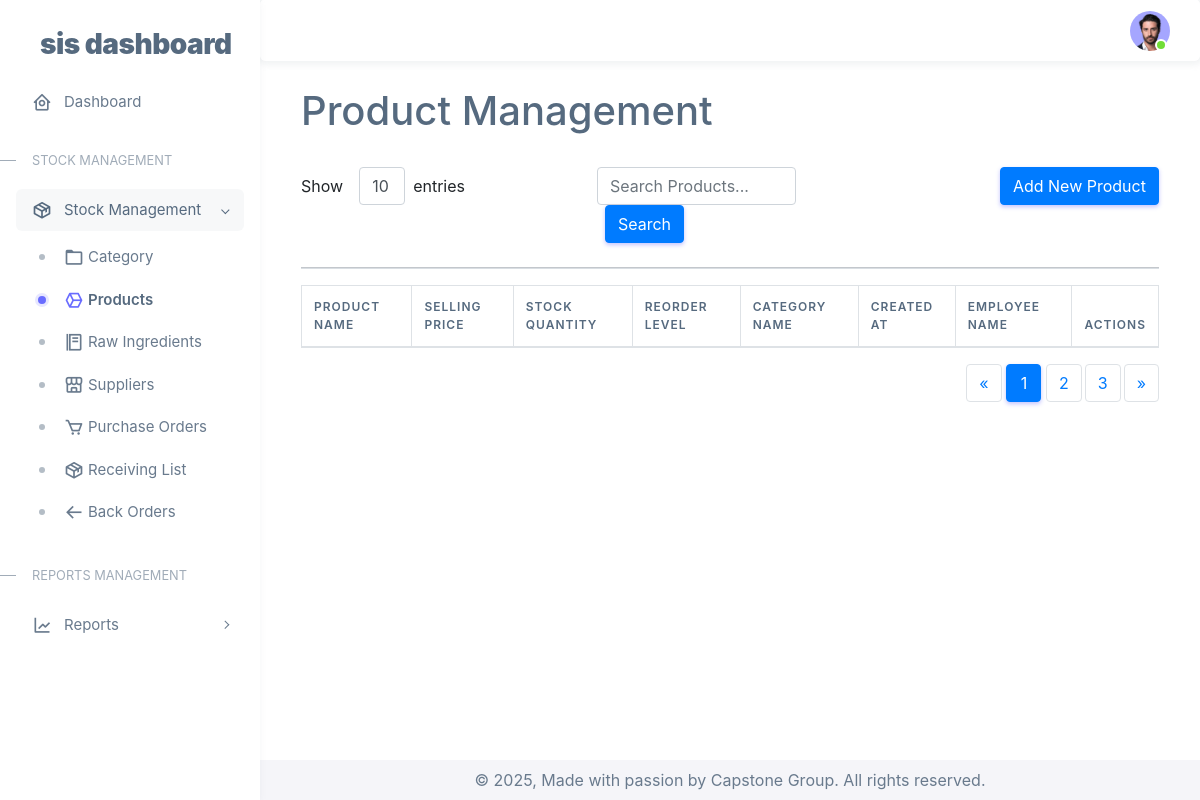
/stockclerk/index_admin.php?page=products, run on an earlier commit of the app's database.
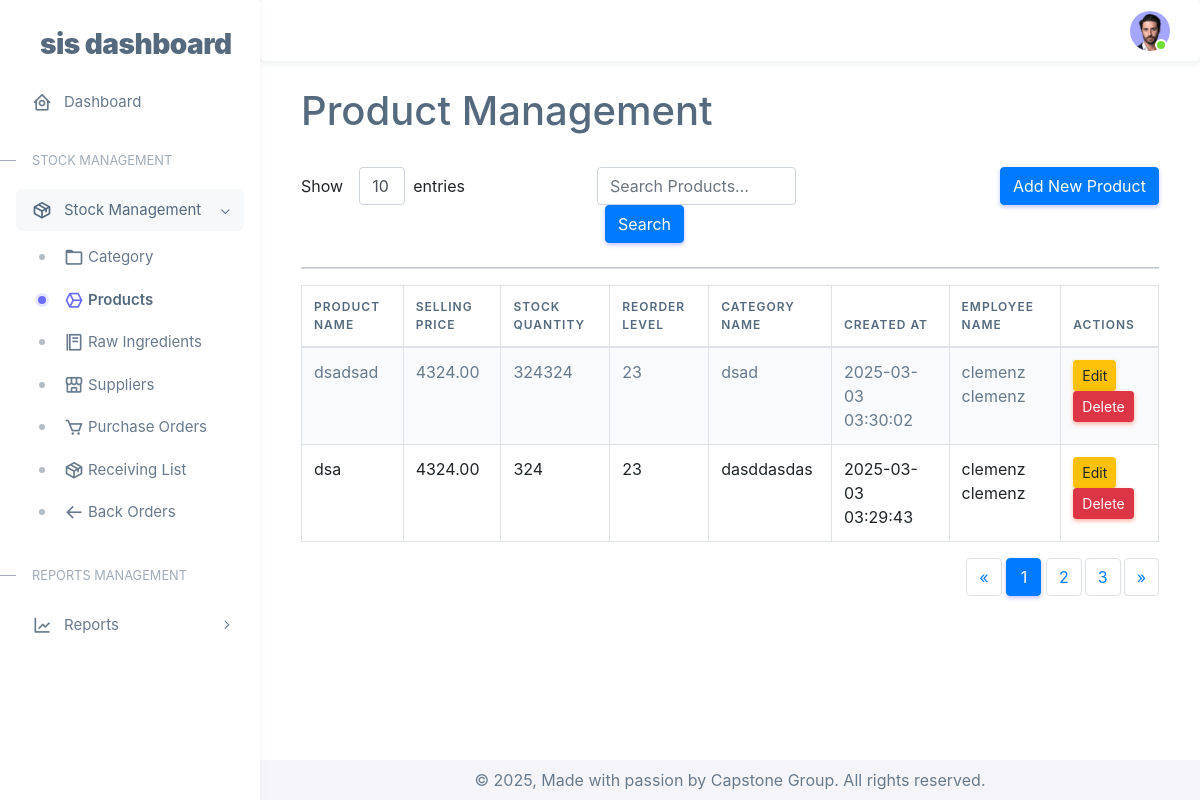
And on a later commit of the database.
### tables this page shows
CREATE TABLE `tbl_products` (
  `product_id` int(11) NOT NULL,
  `product_name` varchar(255) NOT NULL,
  `product_selling_price` decimal(10,2) DEFAULT NULL,
  `product_stock_quantity` int(11) DEFAULT 0,
  `product_reorder_level` int(11) DEFAULT 0,
  `category_id` int(11) DEFAULT NULL,
  `product_created_at` timestamp NOT NULL DEFAULT current_timestamp(),
  `employee_id` int(11) DEFAULT NULL
);

CREATE TABLE `tbl_categories` (
  `category_id` int(11) NOT NULL,
  `category_name` varchar(255) NOT NULL,
  `category_description` text DEFAULT NULL,
  `created_at` timestamp NOT NULL DEFAULT current_timestamp(),
  `updated_at` timestamp NOT NULL DEFAULT current_timestamp() ON UPDATE current_timestamp()
);

### stockclerk/pages/functions/product-functions.php (called while the page is built, shortened)
<?php
include('connection.php');
$query = "SELECT p.product_id, p.product_name, p.product_selling_price, p.product_stock_quantity, p.product_reorder_level,
                 c.category_name, p.product_created_at,
                 CONCAT(e.first_name, ' ', e.last_name) AS employee_name
          FROM tbl_products p
          LEFT JOIN tbl_categories c ON p.category_id = c.category_id
          LEFT JOIN tbl_employee e ON p.employee_id = e.employee_id
          ORDER BY p.product_created_at DESC";
$result = mysqli_query($conn, $query);
?>

### stockclerk/pages/product.php (the view, shortened to what this page needs)
<?php include 'functions/product-functions.php'; ?>
<link href="https://stackpath.bootstrapcdn.com/bootstrap/4.5.2/css/bootstrap.min.css" rel="stylesheet">
<div class="container my-7" style="max-width: 100%; width: 120%;">
    <h1 class="text-left">Product Management</h1>
    <br>
    <div class="row mb-4">
        <div class="col-md-4">
            <form method="GET" action="index_admin.php?page=product">
                <div class="form-inline w-100">
                    <label for="limit" class="mr-2">Show</label>
                    <select name="limit" class="form-control ml-2">
                        <option value="10">10</option>
                    </select>
                    <label for="limit" class="ml-2">entries</label>
                </div>
            </form>
        </div>
        <div class="col-md-4">
            <form method="GET" action="index_admin.php?page=product">
                <div class="form-inline w-100">
                    <input type="text" name="search" class="form-control w-75" placeholder="Search Products...">
                    <button type="submit" class="btn btn-primary ml-2">Search</button>
                </div>
            </form>
        </div>
        <div class="col-md-4 text-right">
            <button class="btn btn-primary" data-toggle="modal" data-target="#addProductModal">Add New Product</button>
        </div>
    </div>
    <hr>
    <div class="table-responsive">
        <table class="table table-bordered table-striped">
            <thead>
                <tr>
                    <th>Product Name</th>
                    <th>Selling Price</th>
                    <th>Stock Quantity</th>
                    <th>Reorder Level</th>
                    <th>Category Name</th>
                    <th>Created At</th>
                    <th>Employee Name</th>
                    <th>Actions</th>
                </tr>
            </thead>
            <tbody>
                <?php while ($product = mysqli_fetch_assoc($result)): ?>
                    <tr>
                        <td><?php echo $product['product_name']; ?></td>
                        <td><?php echo $product['product_selling_price']; ?></td>
                        <td><?php echo $product['product_stock_quantity']; ?></td>
                        <td><?php echo $product['product_reorder_level']; ?></td>
                        <td><?php echo $product['category_name']; ?></td>
                        <td><?php echo $product['product_created_at']; ?></td>
                        <td><?php echo $product['employee_name']; ?></td>
                        <td>
                            <button onclick="openEditForm(<?php echo $product['product_id']; ?>, '<?php echo $product['product_name']; ?>', '<?php echo $product['product_selling_price']; ?>', '<?php echo $product['product_stock_quantity']; ?>', '<?php echo $product['product_reorder_level']; ?>', '<?php echo $product['category_name']; ?>', '<?php echo $product['employee_name']; ?>')" class="btn btn-warning btn-sm" data-toggle="modal" data-target="#editProductModal">Edit</button>
                            <button type="button" class="btn btn-danger btn-sm" data-toggle="modal" data-target="#deleteProductModal" onclick="setDeleteData(<?php echo $product['product_id']; ?>, '<?php echo $product['product_name']; ?>')">Delete</button>
                        </td>
                    </tr>
                <?php endwhile; ?>
            </tbody>
        </table>
    </div>
                <nav>
                <ul class="pagination justify-content-end">
                    <li class="page-item">
                        <a class="page-link" href="#" aria-label="Previous">
                            <span aria-hidden="true">&laquo;</span>
                        </a>
                    </li>
                    <li class="page-item active">
                        <a class="page-link" href="#">1</a>
                    </li>
                    <li class="page-item">
                        <a class="page-link" href="#">2</a>
                    </li>
                    <li class="page-item">
                        <a class="page-link" href="#">3</a>
                    </li>
                    <li class="page-item">
                        <a class="page-link" href="#" aria-label="Next">
                            <span aria-hidden="true">&raquo;</span>
                        </a>
                    </li>
                </ul>
                 </nav>
</div>

What changed in the data, as far as the page shows it:
added tbl_products: product_name "dsadsad", product_selling_price "4324.00", product_stock_quantity "324324", product_reorder_level "23", category.category_name "dsad", product_created_at "2025-03-03 03:30:02", employee_name "clemenz clemenz"
added tbl_products: product_name "dsa", product_selling_price "4324.00", product_stock_quantity "324", product_reorder_level "23", category.category_name "dasddasdas", product_created_at "2025-03-03 03:29:43", employee_name "clemenz clemenz"
